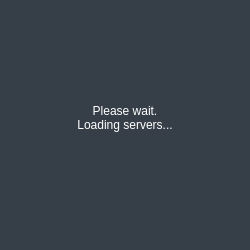
<?xml version="1.0" encoding="UTF-8"?>
<ui version="4.0">
 <class>WaitWindow</class>
 <widget class="QWidget" name="WaitWindow">
  <property name="geometry">
   <rect>
    <x>0</x>
    <y>0</y>
    <width>250</width>
    <height>250</height>
   </rect>
  </property>
  <property name="minimumSize">
   <size>
    <width>250</width>
    <height>250</height>
   </size>
  </property>
  <property name="maximumSize">
   <size>
    <width>250</width>
    <height>250</height>
   </size>
  </property>
  <property name="windowTitle">
   <string>Form</string>
  </property>
  <property name="styleSheet">
   <string notr="true"/>
  </property>
  <layout class="QVBoxLayout" name="verticalLayout_2">
   <property name="leftMargin">
    <number>0</number>
   </property>
   <property name="topMargin">
    <number>0</number>
   </property>
   <property name="rightMargin">
    <number>0</number>
   </property>
   <property name="bottomMargin">
    <number>0</number>
   </property>
   <item>
    <widget class="QWidget" name="verticalWidget" native="true">
     <property name="styleSheet">
      <string notr="true">/*QWidget {
	border: 1px solid blck;
	border-radius: 10px;
	background-color: rgb(255, 255, 255);
}*/

QWidget#verticalWidget {
	background-color: rgb(54, 63, 72, 255);	
	background-image: url(:/MainWindow/Images/BackGroundBar.png);
	background-position: center;
}</string>
     </property>
     <layout class="QVBoxLayout" name="verticalLayout">
      <item>
       <widget class="QLabel" name="label">
        <property name="styleSheet">
         <string notr="true">color: white;</string>
        </property>
        <property name="text">
         <string>Please wait.
Loading servers...
</string>
        </property>
        <property name="alignment">
         <set>Qt::AlignCenter</set>
        </property>
       </widget>
      </item>
     </layout>
    </widget>
   </item>
  </layout>
 </widget>
 <resources/>
 <connections/>
</ui>
